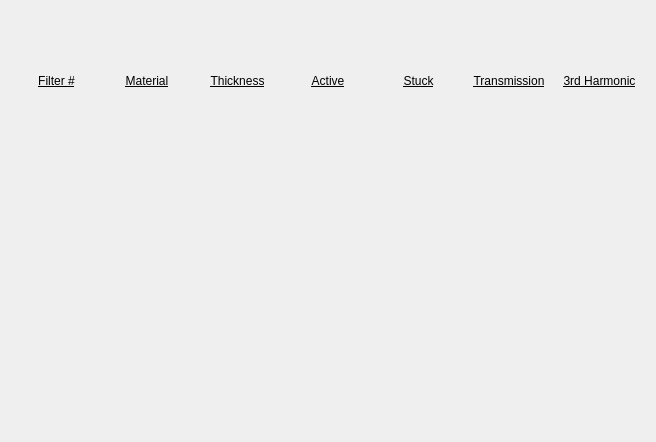
<?xml version="1.0" encoding="UTF-8"?>
<ui version="4.0">
 <class>Form</class>
 <widget class="QWidget" name="Form">
  <property name="geometry">
   <rect>
    <x>0</x>
    <y>0</y>
    <width>656</width>
    <height>442</height>
   </rect>
  </property>
  <property name="windowTitle">
   <string>Form</string>
  </property>
  <layout class="QVBoxLayout" name="verticalLayout" stretch="0,0,0">
   <property name="spacing">
    <number>0</number>
   </property>
   <item>
    <layout class="QHBoxLayout" name="horizontalLayout">
     <item>
      <widget class="QLabel" name="label">
       <property name="font">
        <font>
         <underline>true</underline>
        </font>
       </property>
       <property name="text">
        <string>Filter #</string>
       </property>
       <property name="alignment">
        <set>Qt::AlignCenter</set>
       </property>
      </widget>
     </item>
     <item>
      <widget class="QLabel" name="label_2">
       <property name="font">
        <font>
         <underline>true</underline>
        </font>
       </property>
       <property name="text">
        <string>Material</string>
       </property>
       <property name="alignment">
        <set>Qt::AlignCenter</set>
       </property>
      </widget>
     </item>
     <item>
      <widget class="QLabel" name="label_3">
       <property name="font">
        <font>
         <underline>true</underline>
        </font>
       </property>
       <property name="text">
        <string>Thickness</string>
       </property>
       <property name="alignment">
        <set>Qt::AlignCenter</set>
       </property>
      </widget>
     </item>
     <item>
      <widget class="QLabel" name="label_8">
       <property name="font">
        <font>
         <underline>true</underline>
        </font>
       </property>
       <property name="toolTip">
        <string>Active: blade (or specific filter) should be included in calculations.</string>
       </property>
       <property name="text">
        <string>Active</string>
       </property>
       <property name="alignment">
        <set>Qt::AlignCenter</set>
       </property>
      </widget>
     </item>
     <item>
      <widget class="QLabel" name="label_4">
       <property name="font">
        <font>
         <underline>true</underline>
        </font>
       </property>
       <property name="toolTip">
        <string>Stuck: filters marked as stuck in a certain position will be forced to that state and included in calculations (if active)</string>
       </property>
       <property name="text">
        <string>Stuck</string>
       </property>
       <property name="alignment">
        <set>Qt::AlignCenter</set>
       </property>
      </widget>
     </item>
     <item>
      <widget class="QLabel" name="label_5">
       <property name="font">
        <font>
         <underline>true</underline>
        </font>
       </property>
       <property name="text">
        <string>Transmission</string>
       </property>
       <property name="alignment">
        <set>Qt::AlignCenter</set>
       </property>
      </widget>
     </item>
     <item>
      <widget class="QLabel" name="label_6">
       <property name="font">
        <font>
         <underline>true</underline>
        </font>
       </property>
       <property name="text">
        <string>3rd Harmonic</string>
       </property>
       <property name="alignment">
        <set>Qt::AlignCenter</set>
       </property>
      </widget>
     </item>
    </layout>
   </item>
   <item>
    <widget class="PyDMEmbeddedDisplay" name="PyDMEmbeddedDisplay">
     <property name="toolTip">
      <string/>
     </property>
     <property name="lineWidth">
      <number>0</number>
     </property>
     <property name="macros" stdset="0">
      <string>{&quot;FILTER&quot;:&quot;01&quot;}</string>
     </property>
     <property name="filename" stdset="0">
      <string>AttenuatorCalculatorSXR_Blade.embedded.ui</string>
     </property>
    </widget>
   </item>
   <item>
    <widget class="PyDMEmbeddedDisplay" name="PyDMEmbeddedDisplay_2">
     <property name="toolTip">
      <string/>
     </property>
     <property name="lineWidth">
      <number>0</number>
     </property>
     <property name="macros" stdset="0">
      <string>{&quot;FILTER&quot;:&quot;02&quot;}</string>
     </property>
     <property name="filename" stdset="0">
      <string>AttenuatorCalculatorSXR_Blade.embedded.ui</string>
     </property>
    </widget>
   </item>
  </layout>
 </widget>
 <customwidgets>
  <customwidget>
   <class>PyDMEmbeddedDisplay</class>
   <extends>QFrame</extends>
   <header>pydm.widgets.embedded_display</header>
  </customwidget>
 </customwidgets>
 <resources/>
 <connections/>
</ui>
